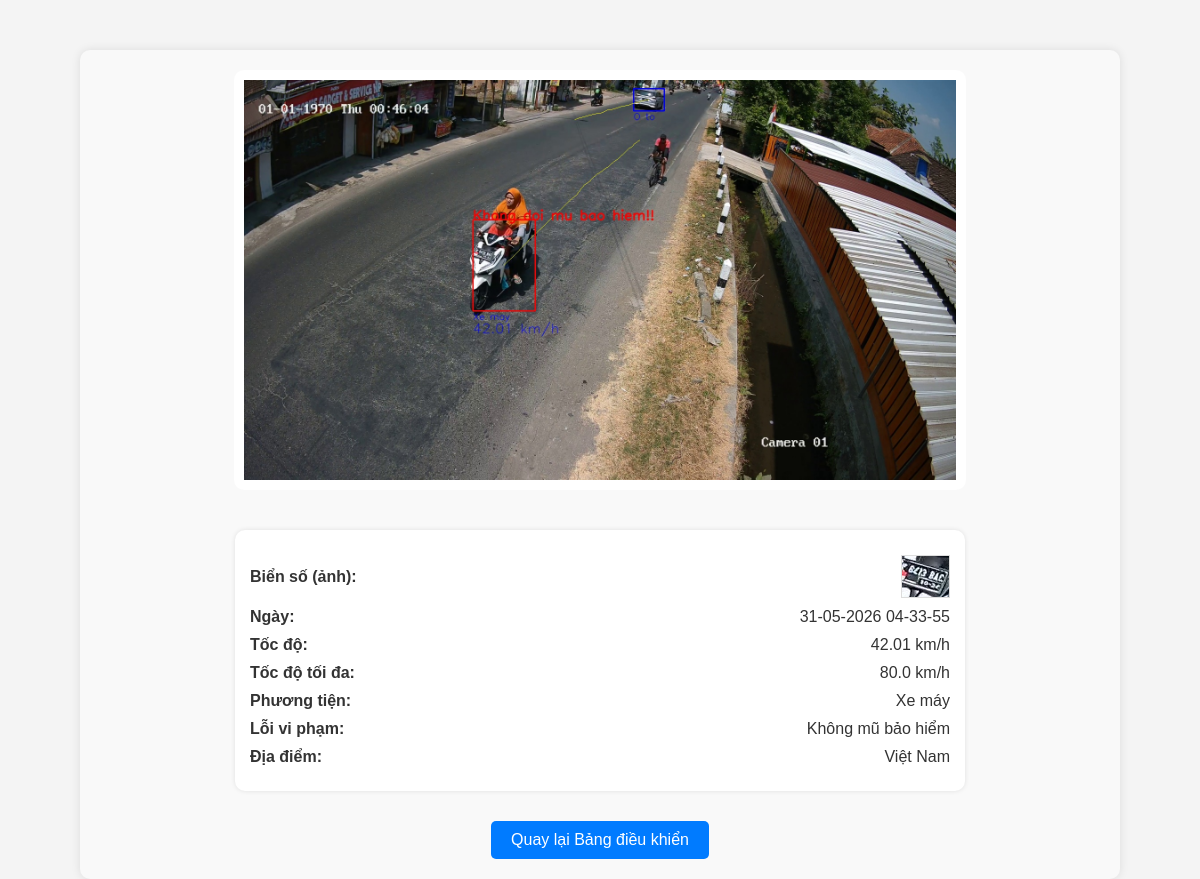
Screenshot of /photo/3 with the database file from the repository.
### tables this page shows
CREATE TABLE datalog (
                                    id INTEGER PRIMARY KEY,
                                    track_id TEXT NOT NULL,
                                    date TEXT NOT NULL,
                                    plat_license TEXT NOT NULL,
                                    speed TEXT NOT NULL,
                                    max_speed TEXT NOT NULL,
                                    violence_category TEXT NOT NULL,
                                    vehicle TEXT NOT NULL,
                                    location TEXT NOT NULL,
                                    open_photo TEXT NOT NULL
                                );

### server.py (the view)
@app.route("/photo/<int:id>")
def photo(id: int):
    conn = _datalog_conn()
    row = conn.execute("SELECT * FROM datalog WHERE id = ?", (id,)).fetchone()
    conn.close()
    if not row:
        return redirect("/dashboard")
    inspeed = float(row["speed"])
    inmaxspeed = float(row["max_speed"])
    speed = speed_limitation(inspeed, inmaxspeed)
    location = row["location"]
    return render_template(
        "photo.html",
        data=row,
        image_path=row["open_photo"],
        plat_license_path=row["plat_license"],
        location=location,
        speed=speed,
    )

### server.py (called while the page is built)
def _datalog_conn():
    import sqlite3
    db_path = os.path.join(BASE_DIR, "database", "datalog.db")
    conn = sqlite3.connect(db_path)
    conn.row_factory = sqlite3.Row
    return conn

def speed_limitation(speed: float, max_speed: float) -> str:
    if speed <= 5:
        return "không phát hiện"
    elif speed >= max_speed * 2:
        return "ngoài phạm vi"
    return f"{speed} km/h"

### templates/photo.html (shortened to what this page needs)
<!DOCTYPE html>
<html lang="vi">
<head>
    <link rel="stylesheet" href="{{ url_for('static', filename='dashboard.css') }}">
</head>
<body>
    <div class="photo-container">
        <img src="/static/{{ image_path }}" alt="Ảnh vi phạm" class="photo-img">
        <div class="photo-details">
            <p>
                <strong>Biển số (ảnh):</strong>
                {% if 'Not Detected' in plat_license_path or 'Không' in plat_license_path %}
                    Không phát hiện
                {% elif plat_license_path %}
                    <img src="/static/{{ plat_license_path }}" alt="Biển số" class="license-img">
                {% else %}
                    Không phát hiện
                {% endif %}
            </p>
            <p><strong>Ngày:</strong> {{ data['date'] }}</p>
            <p><strong>Tốc độ:</strong> {{ speed }}</p>
            <p><strong>Tốc độ tối đa:</strong> {{ data['max_speed'] }} km/h</p>
            <p><strong>Phương tiện:</strong> {{ data['vehicle'] }}</p>
            <p><strong>Lỗi vi phạm:</strong> {{ data['violence_category'] }}</p>
            <p><strong>Địa điểm:</strong> {{ location }}</p>
        </div>
        <a href="/dashboard" class="btn-back">Quay lại Bảng điều khiển</a>
    </div>
</body>
</html>

### database/static/dashboard.css (style rules this page uses)
body, html { margin: 0; padding: 0; font-family: 'Arial', sans-serif; background-color: #f4f4f4; color: #333; height: 100%; }
.photo-container { display: flex; flex-direction: column; align-items: center; justify-content: center; margin: 50px auto; max-width: 1000px; background-color: #f9f9f9; padding: 20px; border-radius: 10px; box-shadow: 0 0 10px rgba(0, 0, 0, 0.1); }
.photo-img { max-width: 100%; max-height: 400px; object-fit: contain; margin-bottom: 20px; border-radius: 10px; background-color: #fff; padding: 10px; }
.photo-details { width: 70%; text-align: left; margin-top: 20px; background-color: #ffffff; padding: 15px; border-radius: 10px; box-shadow: 0 0 5px rgba(0, 0, 0, 0.1); }
.photo-details p { font-size: 16px; margin: 10px 0; display: flex; justify-content: space-between; align-items: center; }
.photo-details p img { max-width: 100px; height: auto; margin-left: 10px; border: 1px solid #ddd; }
.btn-back { display: block; margin: 30px auto 0; padding: 10px 20px; background-color: #007bff; color: white; text-decoration: none; border-radius: 5px; font-size: 16px; text-align: center; width: fit-content; }

### rows the page displays
datalog: open_photo (picture), plat_license (picture), date "31-05-2026 04-33-55", max_speed "80.0", vehicle "Xe máy", violence_category "Không mũ bảo hiểm", location "Việt Nam"

### other values shown
{{ speed }} "42.01 km/h"
